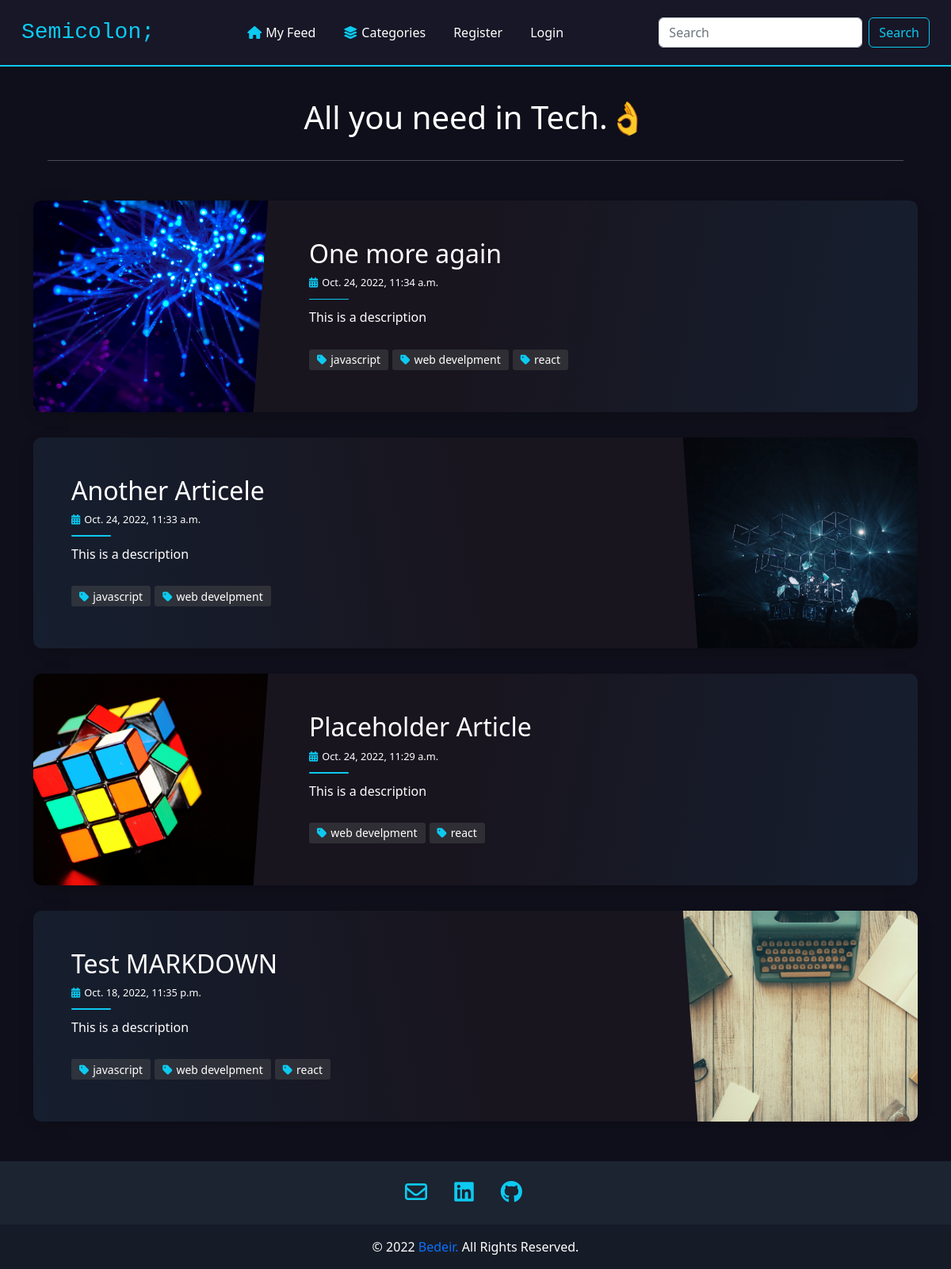
The page / on the database its author committed.
### blog/models.py (models this page shows, shortened)
class Article(models.Model):
  categoryList = [
        ("javascript" , "JavaScript"),
        ("web develpment" , "Web Develpment"),
        ("react" , "React"),
        ("python" , "Python"),
        ("other", "Other"),
    ]
  owner = models.ForeignKey(User, on_delete=models.CASCADE, related_name='articles')
  title = models.CharField(max_length = 200)
  desc = models.CharField(max_length = 200)
  artImage = models.ImageField(upload_to = 'art_photos', default = './images/default.jpg', null = True, blank = True)
  content = models.TextField()
  category = MultiSelectField(choices=categoryList,  max_choices=3)
  created = models.DateTimeField(default=now, editable=False)
  bookmarks = models.ManyToManyField(User, related_name='bookmarks')
  upvote = models.ManyToManyField(User, related_name='up')
  downvote = models.ManyToManyField(User, related_name='down')
  class Meta:
    ordering = ['-created']

### blog/views.py (the view)
# urls.py: path('', views.index, name='index'),
def index(request):
  if 'q' in request.GET and request.GET['q'] != '':
    q = request.GET['q']
    mutliQ = Q(Q(title__icontains = q) | Q(desc__icontains = q))
    articles = Article.objects.filter(mutliQ)
    message = f"All You need About \"{q}\""
  else :
    articles = Article.objects.all()
    message = False
  return render(request, 'index.html', {
    'articles': articles,
    'search': message,
  })

### blog/templates/index.html (shortened to what this page needs)
{% extends './layout.html' %}
{% load static %}
{% block links %}
<link rel="stylesheet" href="{% static 'css/index.css' %}" />
{% endblock links %}
{% block body %}
<div class="header">
  {% if search %}
    <h1>{{search}}</h1>
    {% else %}
    <h1>All you need in Tech.👌</h1>
  {% endif %}
  <hr>
</div>
<div class="container blog-content">
  {% for post in articles %}
  <article class="postcard dark blue" data-card="{{post.id}}">
    <a class="postcard__img_link" href="{% url 'blog:singleArt' post.id %}">
      {% if post.artImage %}
        <img
          class="postcard__img"
          src="{{ post.artImage.url }}"
          alt="Image Title"
        />
      {% else %}
        <img
        class="postcard__img"
        src="../../media/images/default.jpg"
        alt="Image Title"
        />
      {% endif %}
    </a>
    <div class="postcard__text">
      <h1 class="postcard__title blue"><a href="{% url 'blog:singleArt' post.id %}">{{ post.title }}</a></h1>
      <div class="postcard__subtitle small">
          <i class="fas fa-calendar-alt mr-2"></i>{{ post.created }}
      </div>
      <div class="postcard__bar"></div>
      <div class="postcard__preview-txt">
        {{ post.desc }}
      </div>
      <ul class="postcard__tagbox">
        {% for cat in post.category %}
        <li class="tag__item"><i class="fas fa-tag mr-2"></i>{{cat}}</li>
        {% endfor %}
      </ul>
    </div>
  </article>
  {% endfor %}
</div>
{% endblock body %}

### blog/static/css/layout.css (style rules this page uses)
:root { --base-color: #0f0f1b; --second-color: #171727; --mid-color: #161e2e; --back-color: #bbe1fa; --primary-color: 111, 76, 255; --text-color: 256, 256, 256; }
* { padding: 0; margin: 0; box-sizing: border-box; }
li { margin-right: 19px; }
body { background-color: var(--base-color); display: flex; flex-direction: column; min-height: 100vh; }
i { color: var(--bs-cyan); margin-right: 5px; }
.header { text-align: center; color: var(--bs-white); margin-top: 40px; }
.header hr { margin: 30px auto; width: 90%; }

### blog/static/css/index.css (style rules this page uses)
body { font-size: 16px; color: #ffffff; text-rendering: optimizeLegibility; font-weight: initial; }
.dark { background: #110f16; }
a, a:hover { text-decoration: none; transition: color 0.3s ease-in-out; }
.postcard { flex-wrap: wrap; display: flex; box-shadow: 0 4px 21px -12px rgba(0, 0, 0, 0.66); border-radius: 10px; margin: 0 0 2rem 0; overflow: hidden; position: relative; color: #ffffff; }
.postcard.dark { background-color: #18151f; }
.postcard a { color: inherit; }
.postcard h1, .postcard .h1 { margin-bottom: 0.5rem; font-weight: 500; line-height: 1.2; }
.postcard .small { font-size: 80%; }
.postcard .postcard__title { font-size: 1.75rem; }
.postcard .postcard__img { max-height: 180px; width: 100%; object-fit: cover; position: relative; }
.postcard .postcard__img_link { display: contents; }
.postcard .postcard__bar { width: 50px; height: 10px; margin: 10px 0; border-radius: 5px; background-color: #424242; transition: width 0.2s ease; }
.postcard .postcard__text { padding: 1.5rem; position: relative; display: flex; flex-direction: column; }
.postcard .postcard__preview-txt { overflow: hidden; text-overflow: ellipsis; text-align: justify; height: 100%; }
.postcard .postcard__tagbox { display: flex; flex-flow: row wrap; font-size: 14px; margin: 20px 0 0 0; padding: 0; justify-content: center; }
.postcard .postcard__tagbox .tag__item { display: inline-block; background: rgba(83, 83, 83, 0.4); border-radius: 3px; padding: 2.5px 10px; margin: 0 5px 5px 0; cursor: default; user-select: none; transition: background-color 0.3s; }
.postcard:before { content: ""; position: absolute; top: 0; right: 0; bottom: 0; left: 0; background-image: linear-gradient(-70deg, #424242, transparent 50%); opacity: 1; border-radius: 10px; }
@media screen and (min-width: 769px) { .postcard { flex-wrap: inherit; } }
@media screen and (min-width: 769px) { .postcard .postcard__title { font-size: 2rem; } }
@media screen and (min-width: 769px) { .postcard .postcard__tagbox { justify-content: start; } }
@media screen and (min-width: 769px) { .postcard .postcard__img { max-width: 300px; max-height: 100%; transition: transform 0.3s ease; } }
@media screen and (min-width: 769px) { .postcard .postcard__text { padding: 3rem; width: 100%; } }
@media screen and (min-width: 769px) { .postcard:nth-child(2n+1) { flex-direction: row; } }
@media screen and (min-width: 769px) { .postcard:nth-child(2n+0) { flex-direction: row-reverse; } }
@media screen and (min-width: 769px) { .postcard:nth-child(2n+1) .postcard__text::before { left: -12px !important; transform: rotate(4deg); } }
@media screen and (min-width: 769px) { .postcard:nth-child(2n+0) .postcard__text::before { right: -12px !important; transform: rotate(-4deg); } }
@media screen and (min-width: 1024px) { .postcard__text { padding: 2rem 3.5rem; } }
@media screen and (min-width: 1024px) { .postcard__text:before { content: ""; position: absolute; display: block; top: -20%; height: 130%; width: 55px; } }
@media screen and (min-width: 1024px) { .postcard.dark .postcard__text:before { background: #18151f; } }
.blue .postcard__bar { background-color: var(--bs-cyan); }
.blue::before { background-image: linear-gradient(-30deg, rgba(0, 118, 189, 0.1), transparent 50%); }
.blue:nth-child(2n)::before { background-image: linear-gradient(30deg, rgba(0, 118, 189, 0.1), transparent 50%); }
@media screen and (min-width: 769px) { .blue::before { background-image: linear-gradient(-80deg, rgba(0, 118, 189, 0.1), transparent 50%); } }
@media screen and (min-width: 769px) { .blue:nth-child(2n)::before { background-image: linear-gradient(80deg, rgba(0, 118, 189, 0.1), transparent 50%); } }
.blog-content { margin-top: 50px; margin-bottom: 50px; }

### rows shown on the page
Article: artImage (picture), title "One more again", created "Oct. 24, 2022, 11:34 a.m.", desc "This is a description", category "javascript" "web develpment" "react"
Article: artImage (picture), title "Another Articele", created "Oct. 24, 2022, 11:33 a.m.", desc "This is a description", category "javascript" "web develpment"
Article: artImage (picture), title "Placeholder Article", created "Oct. 24, 2022, 11:29 a.m.", desc "This is a description", category "web develpment" "react"
Article: artImage (placeholder picture), title "Test MARKDOWN", created "Oct. 18, 2022, 11:35 p.m.", desc "This is a description", category "javascript" "web develpment" "react"
